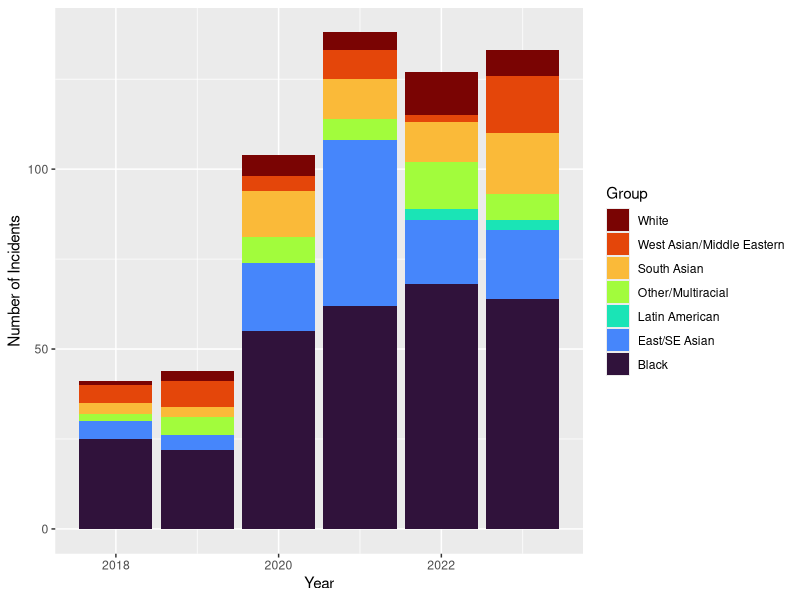
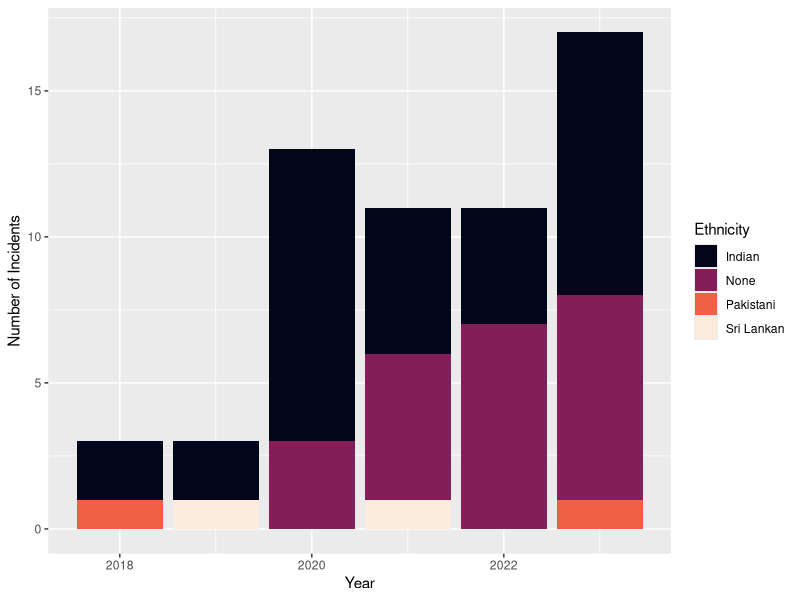
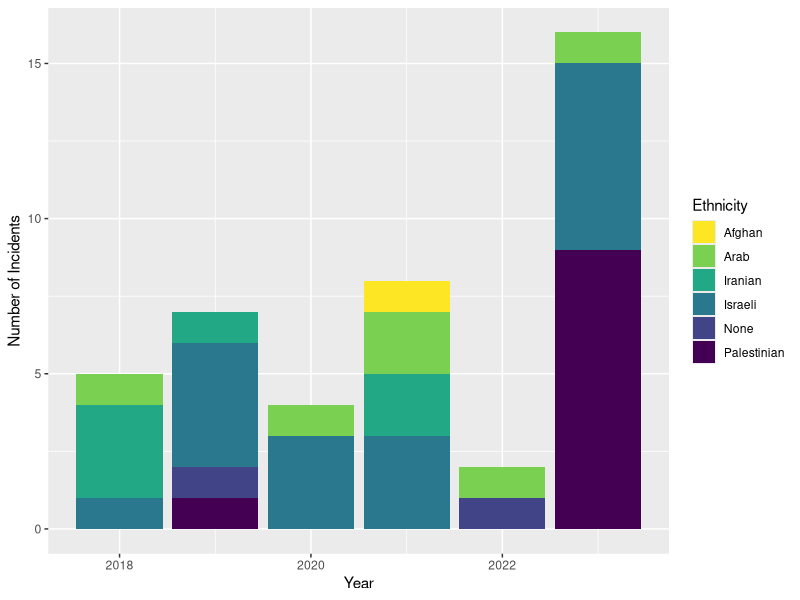

Write the R code that produced these figures, in order.
## ---- chunk 1
#| include: false
#| warning: false
#| message: false

library(tidyverse)
library(ggplot2)

analysis_data <- read_csv(here::here("data/analysis_data/analysis_data.csv"))
## ---- chunk 2
#| label: fig-hate-crimes-all-races
#| fig-cap: Hate Crimes Victims by Race and Year
#| echo: false


analysis_data |>
  ggplot(aes(x = reported_year, fill = fct_rev(race_bias))) +
  labs(y = "Number of Incidents", fill = "Group", x = "Year") +
  scale_fill_viridis_d(option = "H", direction = -1) +
  geom_bar()
  
## ---- chunk 3
#| label: fig-SA_graph
#| fig-cap: South Asian Hate Crimes Victims by Ethnicity and Year
#| echo: false


analysis_data |>
  filter(race_bias == "South Asian") |>
  ggplot(aes(x = reported_year, fill = ethnicity_bias)) +
  geom_bar() +
  labs(y = "Number of Incidents", fill = "Ethnicity", x = "Year") +
  scale_fill_viridis_d(option = "F") 




## ---- chunk 4
#| label: fig-WAME_graph
#| fig-cap: West Asian/Middle Eastern Hate Crimes Victims by Ethnicity and Year
#| echo: false

analysis_data |>
  filter(race_bias == "West Asian/Middle Eastern") |>
  ggplot(aes(x = reported_year, fill = ethnicity_bias)) +
  geom_bar() +
  labs(y = "Number of Incidents", fill = "Ethnicity", x = "Year") +
  scale_fill_viridis_d(option = "D", direction = -1)
